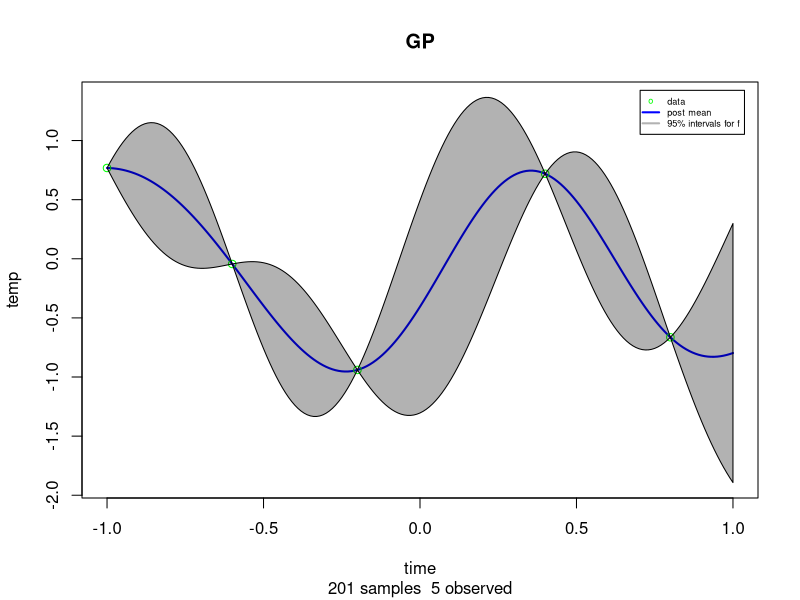
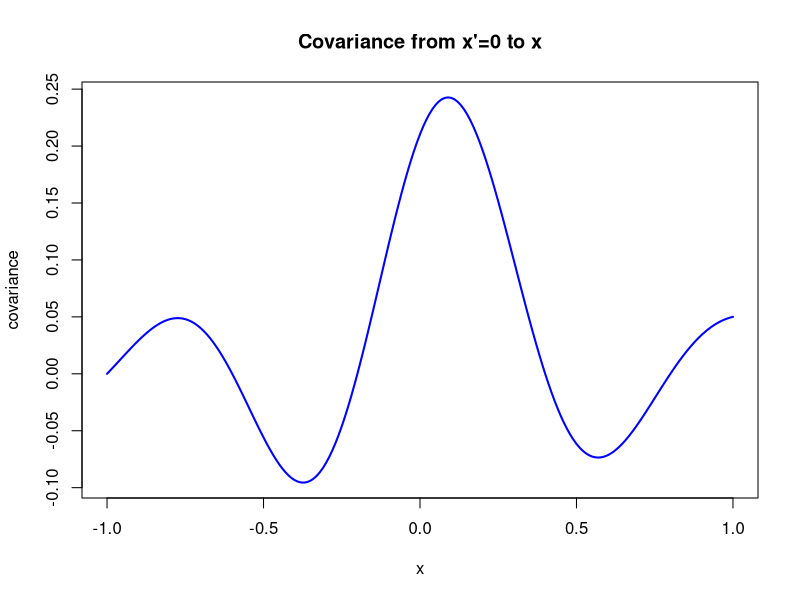
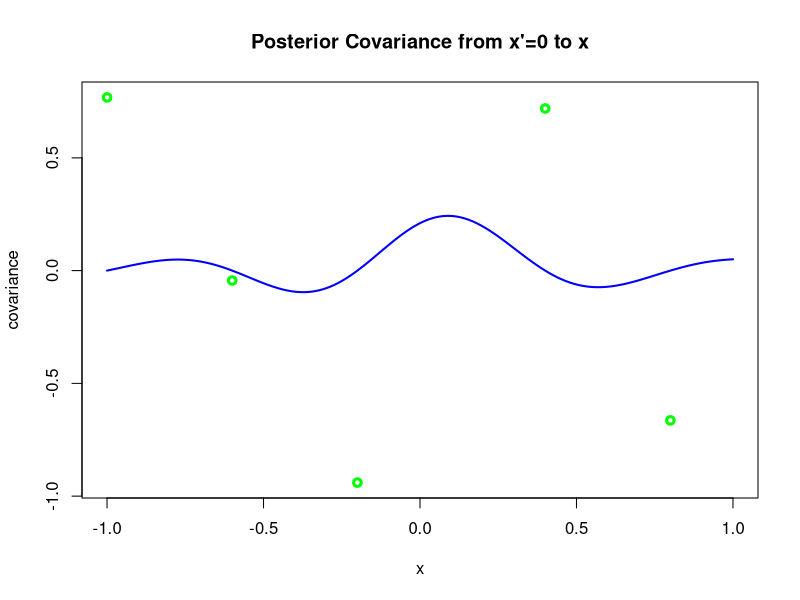
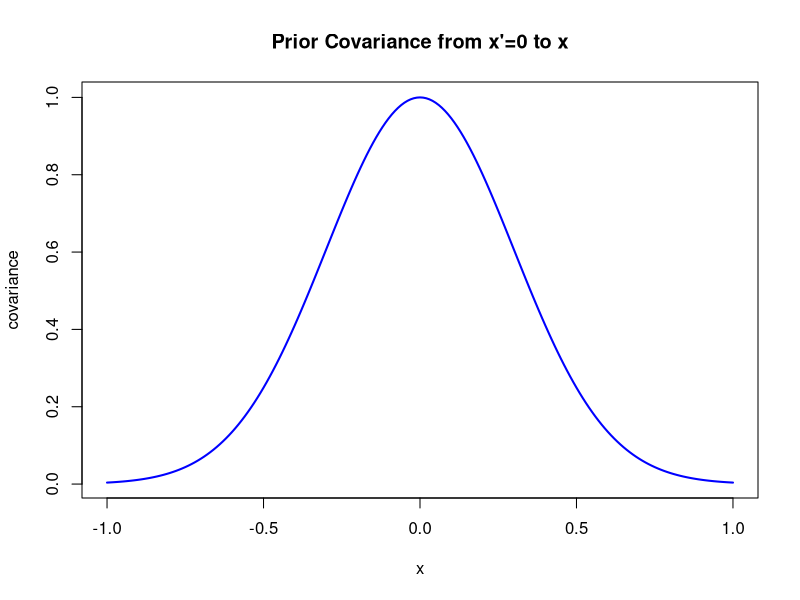

The R source for these figures, in order:
kernelMaker = function(sigmaF=1,l=0.3){
  
  expKernel <- function(x1,x2){
    n1 <- length(x1)
    n2 <- length(x2)
    K <- matrix(NA,n1,n2)
    for (i in 1:n2){
      K[,i] <- sigmaF^2*exp(- 0.5*( (x1-x2[i])/l )^2 )
    }
    return(K)
  }
  
  return(expKernel)
}





plotGP = function(fmean,
                  fvar = NULL,
                  Xstar,
                  X,
                  y,
                  sigmaN = 0,
                  xlab = "time",
                  ylab = "temp") {
  subheading = sprintf("%i samples  %i observed",
                       length(Xstar),
                       length(X))
  legendPosition = "topright"
  # IF VARIANCE GIVEN
  if (!is.null(fvar)) {
    upperConf = (fmean + sqrt(diag(fvar)) * 1.96)[, 1]
    lowerConf = (fmean - sqrt(diag(fvar)) * 1.96)[, 1]
    
    #Conf for y
    legendText = c("data", "post mean", "95% intervals for f")
    legendCols = c("green", "blue",  rgb(0, 0, 0, 0.3))
    if (!sigmaN == 0) {
      legendText = c("data",
                     "post mean",
                     "95% intervals for f",
                     "95% intervals for y")
      legendCols = c("green", "blue",  rgb(0, 0, 0, 0.3), rgb(0, 0, 0.8, 0.3))
      Y_upperConf = (fmean + sqrt(diag(fvar) + sigmaN ^ 2) * 1.96)[, 1]
      Y_lowerConf = (fmean - sqrt(diag(fvar) + sigmaN ^ 2) * 1.96)[, 1]
    }
    plot(
      x = Xstar,
      y = fmean,
      col = "blue",
      type = "l",
      ylim = c(min(lowerConf), max(upperConf)),
      lwd = 2,
      sub = subheading,
      main = "GP",
      ylab = ylab,
      xlab = xlab
    ) +
      points(x = X, y = y, col = "green")
    legend(
      legendPosition,
      inset = 0.02,
      legend = legendText,
      col = legendCols,
      pch = c('o', NA, NA, NA),
      lty = c(NA, 1, 1, 1),
      lwd = 2,
      cex = 0.55
    )
    
    polygon(
      x = c(rev(Xstar), Xstar),
      y = c(rev(upperConf), lowerConf),
      col = rgb(0, 0, 0, 0.3)
    )
    if (!sigmaN == 0) {
      polygon(
        x = c(rev(Xstar), Xstar),
        y = c(rev(Y_upperConf), Y_lowerConf),
        col = rgb(0, 0, 0.8, 0.3)
      )
    }
  }
  #IF NO VARIANCE GIVEN
  else {
    plot(
      x = Xstar,
      y = fmean,
      col = "blue",
      type = "l",
      lwd = 2,
      sub = subheading,
      main = "GP",
      ylab = ylab,
      xlab = xlab
    ) +
      points(x = X, y = y, col = "green")
    legend(
      legendPosition,
      inset = 0.02,
      legend = c("data", "post mean"),
      col = c("green", "blue"),
      pch = c('o', NA, NA, NA),
      lty = c(NA, 1, 1, 1),
      lwd = 2,
      cex = 0.55
    )
    
  }
  
}
posteriorGP = function (X, y, Xstar, sigmaNoise, k){
  kstar = k(X,Xstar)
  L = chol(k(X,X)+sigmaNoise^2*diag(length(X)))
  L = t(L)
  alpha = solve(t(L), solve(L,y))
  fMean = t(kstar) %*% alpha
  v = solve(L,kstar)
  fVar = k(Xstar, Xstar)-t(v)%*%v
  logMarginalLike = -0.5*(t(y)%*%alpha)-sum(diag(L))-length(y)/2*log(2*pi)
  return (list(fmean=fMean, fvar=fVar, logLike=logMarginalLike))
}

graphics.off()
par(mfrow=c(1,1))
X = c(-1.0, -0.6, -0.2, 0.4, 0.8)
y = c(0.768, -0.044, -0.940, 0.719, -0.664)

sigmaNoise = 0
Xstar = seq(-1,1,by=0.01)

gpParam = posteriorGP(X, y, Xstar, sigmaNoise, kernelMaker(sigmaF=1, l=0.3))
plotGP(gpParam$fmean, gpParam$fvar, Xstar, X, y)


# (1)

## The covariance from x=0 to all other xs is found in the variance for the corresponding column of
# x=0 
plot(x=Xstar, y=gpParam$fvar[which(Xstar==0),], type="l", xlab="x", ylab="covariance", main="Covariance from x'=0 to x", col="blue", lwd=2)
# as we can see, maximum covariance is found around 0, but slightly shifted.
# this is because the points in the data influences the covariance by making x values with similiar y values more correlated
# for instance, the training point at 0.8 is ~ 0.3 away from the training point at -0.2 in y value. This means that the
# corresponding x values for theese points are slightly correlated, explainging the curvature upwards towards x=1 in the covariance plot


# (2)
plot(x=Xstar, y=gpParam$fvar[which(Xstar==0),], ylim=c(min(y),max(y)),
     type="l", xlab="x", ylab="covariance", main="Posterior Covariance from x'=0 to x", col="blue", lwd=2)
points(x=X, y=y, col="green", lwd=3)

# At all the plotted training points, the covariance is 0. This because the the estimated f value at 0
# has no correlation with the x values that has a training point, as this covariance only depends on the
# training point at that x value

# (3)
# because as we mentioned earlier, the covariance will be influenced by the training points, and thus training
# points close to 0 will have correlation with other points where the training points for 0 and that x value
# are similiar


# (4) the prior for the covariance of x and x' is given by the exponential kernel
varPrior = kernelMaker(sigmaF=1, l=0.3)(Xstar, 0)
plot(x=Xstar, y=varPrior, xlab="x", ylab="covariance", type="l", main="Prior Covariance from x'=0 to x", col="blue", lwd=2)
